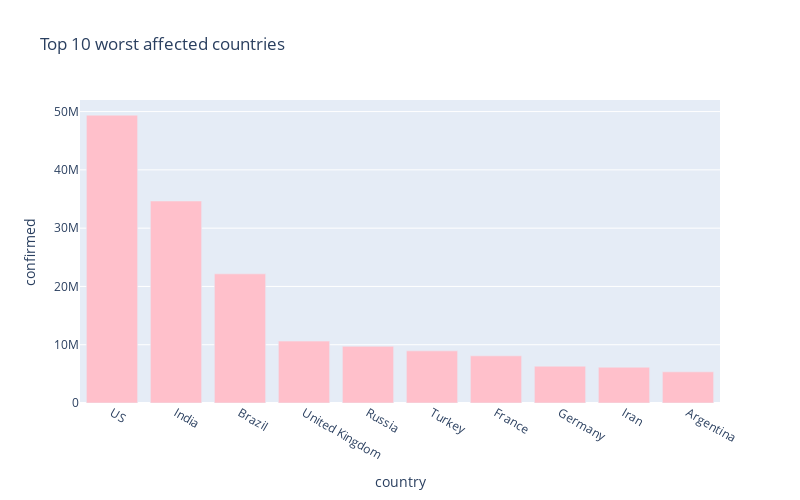

Notebook cell for this chart:
### Markdown cell above
# 10 worst hit countries - Confirmed cases

### Code cell
px.bar(
    sorted_country_df.head(10),
    x = "country",
    y = "confirmed",
    title= "Top 10 worst affected countries", # the axis names
    color_discrete_sequence=["pink"], 
    height=500,
    width=800
)

### Figure 1 — Plotly figure (JSON) as saved in the notebook; plotly's stock layout.template omitted (floating-point values rounded to 4 significant figures)
{"data": [{"alignmentgroup": "True", "hovertemplate": "country=%{x}<br>confirmed=%{y}<extra></extra>", "legendgroup": "", "marker": {"color": "pink", "pattern": {"shape": ""}}, "name": "", "offsetgroup": "", "orientation": "v", "showlegend": false, "textposition": "auto", "type": "bar", "x": ["US", "India", "Brazil", "United Kingdom", "Russia", "Turkey", "France", "Germany", "Iran", "Argentina"], "xaxis": "x", "y": [49389503, 34656822, 22157726, 10620596, 9722639, 8945807, 8091667, 6312348, 6141335, 5346242], "yaxis": "y"}], "layout": {"barmode": "relative", "height": 500, "legend": {"tracegroupgap": 0}, "title": {"text": "Top 10 worst affected countries"}, "width": 800, "xaxis": {"anchor": "y", "autorange": true, "domain": [0, 1], "range": [-0.5, 9.5], "title": {"text": "country"}, "type": "category"}, "yaxis": {"anchor": "x", "autorange": true, "domain": [0, 1], "range": [0, 51990000.0], "title": {"text": "confirmed"}, "type": "linear"}}}
